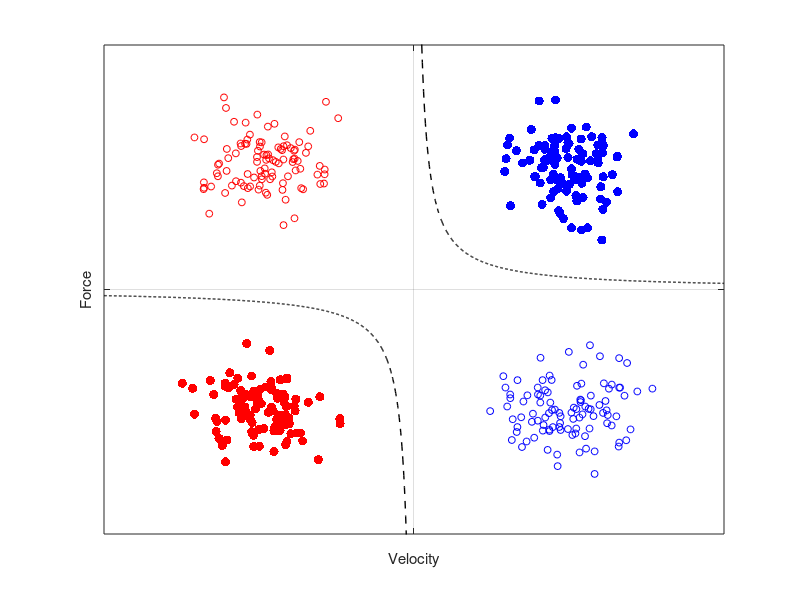
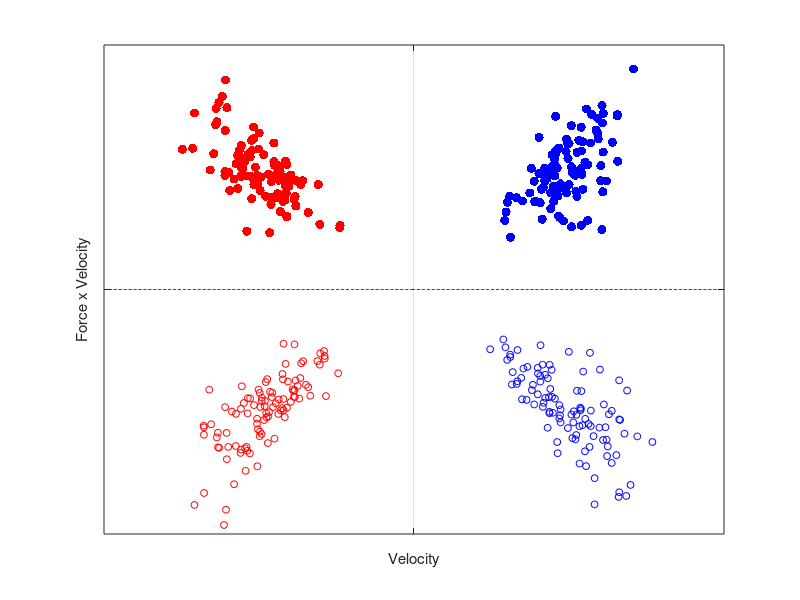

Write MATLAB code to recreate these figures, in order.
%% Generate data for active and passive
numpts = 100;
active_right = 0.2*randn(numpts,2)+ones(numpts,2);
active_left = 0.2*randn(numpts,2)-ones(numpts,2);
passive_left = 0.2*randn(numpts,2)+repmat([-1 1],numpts,1);
passive_right = 0.2*randn(numpts,2)+repmat([1 -1],numpts,1);

% generate boundary lines
velneg = linspace(-2,-0.01,1000);
velpos = linspace(0.01,2,1000);
forceneg = 0.1./velneg;
forcepos = 0.1./velpos;

% Plot velocity force
figure(1)
clf
plot(active_right(:,1),active_right(:,2),'.b', 'markersize', 20)
hold on
plot(passive_left(:,1),passive_left(:,2),'or', 'markersize', 5)
plot(active_left(:,1),active_left(:,2),'.r', 'markersize', 20)
plot(passive_right(:,1),passive_right(:,2),'ob', 'markersize', 5)
plot(velneg,forceneg,'--k','linewidth',1)
plot(velpos,forcepos,'--k','linewidth',1)

axis([-2 2 -2 2])
grid on
set(gca,'xticklabel','','yticklabel','','xtick',[0],'ytick',[0])
xlabel 'Velocity'
ylabel 'Force'

%% compute force*vel
active_right_forcevel = active_right(:,1).*active_right(:,2);
active_left_forcevel = active_left(:,1).*active_left(:,2);
passive_left_forcevel = passive_left(:,1).*passive_left(:,2);
passive_right_forcevel = passive_right(:,1).*passive_right(:,2);

% Plot velocity force-velocity
figure(2)
clf
plot(active_right(:,1),active_right_forcevel,'.b', 'markersize', 20)
hold on
plot(passive_left(:,1),passive_left_forcevel,'or', 'markersize', 5)
plot(active_left(:,1),active_left_forcevel,'.r', 'markersize', 20)
plot(passive_right(:,1),passive_right_forcevel,'ob', 'markersize', 5)
plot([velneg velpos], zeros(size([velneg velpos])),'--k')

axis([-2 2 -2 2])
grid on
set(gca,'xticklabel','','yticklabel','','xtick',[0],'ytick',[0])
xlabel 'Velocity'
ylabel 'Force x Velocity'

% plot 3d
% figure
% plot3(active_right(:,1),active_right(:,2),active_right_forcevel,'.b', 'markersize', 30)
% hold on
% plot3(passive_left(:,1),passive_left(:,2),passive_left_forcevel,'or', 'markersize', 10)
% plot3(active_left(:,1),active_left(:,2),active_left_forcevel,'.r', 'markersize', 30)
% plot3(passive_right(:,1),passive_right(:,2),passive_right_forcevel,'ob', 'markersize', 10)
% axis([-1.5 1.5 -1.5 1.5 -1.5 1.5])
% grid on